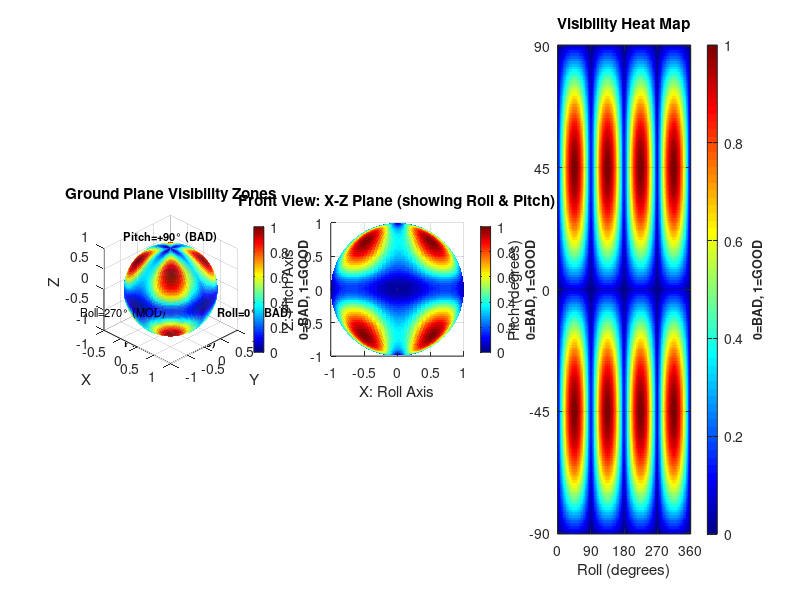

This figure's MATLAB source:
% Visualizes good/bad visibility regions based on roll and pitch angles
% 4 roll regions × 4 pitch regions = 8 unique zones

clear; close all;

[x, y, z] = sphere(100);

% Convert to spherical coordinates (roll = azimuth, pitch = elevation from xy-plane)
% roll: 0-360 deg 
% pitch: -90 to 90 deg
roll = atan2d(y, x);  % map points on sphere to -180 to 180 deg roll anlge using atan2 (deg) (forward / backward motion)
roll(roll < 0) = roll(roll < 0) + 360;  % Convert to 0-360 deg
pitch = asind(z);  % map points on sphere to -90 to 90 deg pitch angle using asin (deg)

% visibility function
% 4 pitch regions: around -90, -45, +45, +90 deg
% 4 roll regions: 0-90, 90-180, 180-270, 270-360 deg
visibility = zeros(size(roll));

for i = 1:size(roll, 1)
    for j = 1:size(roll, 2)
        r = roll(i, j);
        p = pitch(i, j);

        % Determine pitch region
        % 0°/180°:  VERY BAD - no ground visible (default horizontal orientatiion)
        % 90°/270°  MODERATE - sees ground close (small area but high point density)
        % ±45°:     GOOD - optimal ground view (large area)


        % TODO: Maybe change to 0.2 + 0.8 * diag for a more smooth transition between bad and moderate
        pitch_rad = p * pi/180; % convert to rad
        pitch_optim = abs(sin(2 * pitch_rad));  % period of 180° -> Max at ±45°, min at 0°/±90°; abs for symmetry -- e.g. sin(2*45°)=sin(90°)=1, sin(2*0°)=sin(0°)=0, sin(2*90°)=sin(180°)=0
        pitch_score = 0.1 + 0.9 * pitch_optim;  % 0.1 at 0°/±90°, 1.0 at ±45° -- avoids 0 visibility

        % Determine roll region
        % 0°/180°:              VERY BAD - no ground visible (default horizontal orientatiion)
        % 90°/270°:             MODERATE - sees ground but close (small area but high point density)
        % 45°/135°/225°/315°:   GOOD - optimal ground view (large area)
        roll_rad = r * pi/180; % convert to rad
        roll_optim = abs(sin(2 * roll_rad));  % period of 180° -> Max at 45°, 135°, 225°, 315°, min at 0°/180°; abs for symmetry -- e.g. sin(2*45°)=sin(90°)=1, sin(2*135°)=sin(270°)=1, sin(2*0°)=sin(0°)=0
        roll_score = 0.1 + 0.9 * roll_optim;  % 0.1 at 0°/180°, 1.0 at 45°, 135°, 225°, 315° -- avoids 0 visibility

        % Combined visibility score (0 = bad, 1 = good) 
        visibility(i, j) = pitch_score * roll_score; % TODO:currently only high when both are high -- maybe find better option
    end
end

% transitions between regions using Gaussian blur
vis_smooth = visibility;
kernel_size = 5; % size of neighborhood for avg
for i = 1:size(visibility, 1)
    for j = 1:size(visibility, 2)
        % Get neighborhood indices
        i_range = max(1, i-kernel_size):min(size(visibility,1), i+kernel_size); % avoid out-of-bounds
        j_range = max(1, j-kernel_size):min(size(visibility,2), j+kernel_size); % avoid out-of-bounds
        vis_smooth(i, j) = mean(mean(visibility(i_range, j_range))); % compute avg of defined neighborhood
    end
end

% Normalize
visibility = vis_smooth;
visibility = (visibility - min(visibility(:))) / (max(visibility(:)) - min(visibility(:))); % [0...1]

% Create figure
figure('Position', [100, 100, 1920, 1080]);

% Plot 1: Sphere with visibility coloring
subplot(1, 3, 1);
surf(x, y, z, visibility, 'EdgeColor', 'none', 'FaceAlpha', 0.9);
colormap(jet);
cb = colorbar;
caxis([0, 1]);
ylabel(cb, '0=BAD, 1=GOOD', 'FontSize', 9, 'FontWeight', 'bold');
axis equal;
xlabel('X'); ylabel('Y'); zlabel('Z');
title('Ground Plane Visibility Zones');
view(45, 30); % TODO: adjust view potentially but then also adjust annotations
% lighting gouraud;
% light('Position', [1, 1, 1]);
grid on;

% annotations for roll &pitch (maybe remove later)
text(1.4, 0, 0, 'Roll=0° (BAD)', 'HorizontalAlignment', 'left', 'FontSize', 8, 'FontWeight', 'bold');
text(0, -1.4, 0, 'Roll=270° (MOD)', 'HorizontalAlignment', 'center', 'FontSize', 8);
text(0, 0, 1.3, 'Pitch=+90° (BAD)', 'HorizontalAlignment', 'center', 'FontSize', 8, 'FontWeight', 'bold');
text(0, 0, -1.3, 'Pitch=-90° (BAD)', 'HorizontalAlignment', 'center', 'FontSize', 8, 'FontWeight', 'bold');

% Plot 2: Frontal view for clarity of symmetry
subplot(1, 3, 2);
surf(x, y, z, visibility, 'EdgeColor', 'none', 'FaceAlpha', 0.9);
colormap(jet);
cb = colorbar;
caxis([0, 1]);
ylabel(cb, '0=BAD, 1=GOOD', 'FontSize', 9, 'FontWeight', 'bold');
axis equal;
xlabel('X: Roll Axis'); 
zlabel('Z: Pitch Axis');
title('Front View: X-Z Plane (showing Roll & Pitch)');
view(0, 0);
% lighting gouraud;
% light('Position', [1, 1, 1]);
grid on;

% Plot 3: 2D map of visibility
subplot(1, 3, 3);
[roll_grid, pitch_grid] = meshgrid(0:2:360, -90:1:90);
vis_map = zeros(size(roll_grid));

for i = 1:size(roll_grid, 1)
    for j = 1:size(roll_grid, 2)
        r = roll_grid(i, j);
        p = pitch_grid(i, j);

        pitch_rad = p * pi/180;
        diagonal_pitch = abs(sin(2 * pitch_rad));
        pitch_score = 0.1 + 0.9 * diagonal_pitch;

        roll_rad = r * pi/180;
        diagonal_roll = abs(sin(2 * roll_rad));
        roll_score = 0.1 + 0.9 * diagonal_roll;

        vis_map(i, j) = pitch_score * roll_score;
    end
end

vis_map = (vis_map - min(vis_map(:))) / (max(vis_map(:)) - min(vis_map(:)));

imagesc(0:2:360, -90:1:90, vis_map);
colormap(jet);
cb = colorbar;
caxis([0, 1]);
ylabel(cb, '0=BAD, 1=GOOD', 'FontSize', 9, 'FontWeight', 'bold');
xlabel('Roll (degrees)');
ylabel('Pitch (degrees)');
title('Visibility Heat Map');
axis xy;
grid on;

% axes markings
set(gca, 'XTick', [0, 90, 180, 270, 360]);
set(gca, 'YTick', [-90, -45, 0, 45, 90]);

% % Add zone boundary lines
% hold on;
% % 4 roll regions: vertical lines at 0, 90, 180, 270
% for r = [0, 90, 180, 270, 360]
%     plot([r, r], [-90, 90], 'k-', 'LineWidth', 1.5);
% end
% % 4 pitch regions: horizontal lines
% for p = [-67.5, -22.5, 22.5, 67.5]
%     plot([0, 360], [p, p], 'k-', 'LineWidth', 1.5);
% end
% hold off;

fprintf('\n=== Visibility Zones ===\n');
fprintf('PITCH Regions:\n');
fprintf('  0°: VERY BAD (horizontal - no ground visible)\n');
fprintf('  ±90°: MODERATE (straight up/down - close ground, small area, high density)\n');
fprintf('  ±45°: GOOD (optimal tilt - large ground area visible)\n\n');
fprintf('ROLL Regions:\n');
fprintf('  0°/180°: VERY BAD (no ground visible - looking forward/back)\n');
fprintf('  90°/270°: MODERATE (close ground - small area, high point density)\n');
fprintf('  45°/135°/225°/315°: GOOD (optimal ground view - large area)\n\n');
fprintf('Color coding:\n');
fprintf('  Red (0.7-1.0): Good visibility\n');
fprintf('  Yellow (0.3-0.7): Moderate visibility\n');
fprintf('  Blue (0.0-0.3): Poor visibility\n');

function visibility_score = get_visibility(pitch_deg, roll_deg)
    pitch_rad = pitch_deg * pi/180;
    pitch_optim = abs(sin(2 * pitch_rad));
    pitch_score = 0.1 + 0.9 * pitch_optim;

    roll_rad = roll_deg * pi/180;
    roll_optim = abs(sin(2 * roll_rad));
    roll_score = 0.1 + 0.9 * roll_optim;

    visibility_score = pitch_score * roll_score;
end

fprintf('\n=== Example Queries ===\n');
test_angles = [0, 0; 45, 45; 90, 0; 45, 90; 0, 90];
for i = 1:size(test_angles, 1)
    p = test_angles(i, 1);
    r = test_angles(i, 2);
    vis = get_visibility(p, r);
    fprintf('Pitch=%3d°, Roll=%3d° -> Visibility = %.3f\n', p, r, vis);
end
